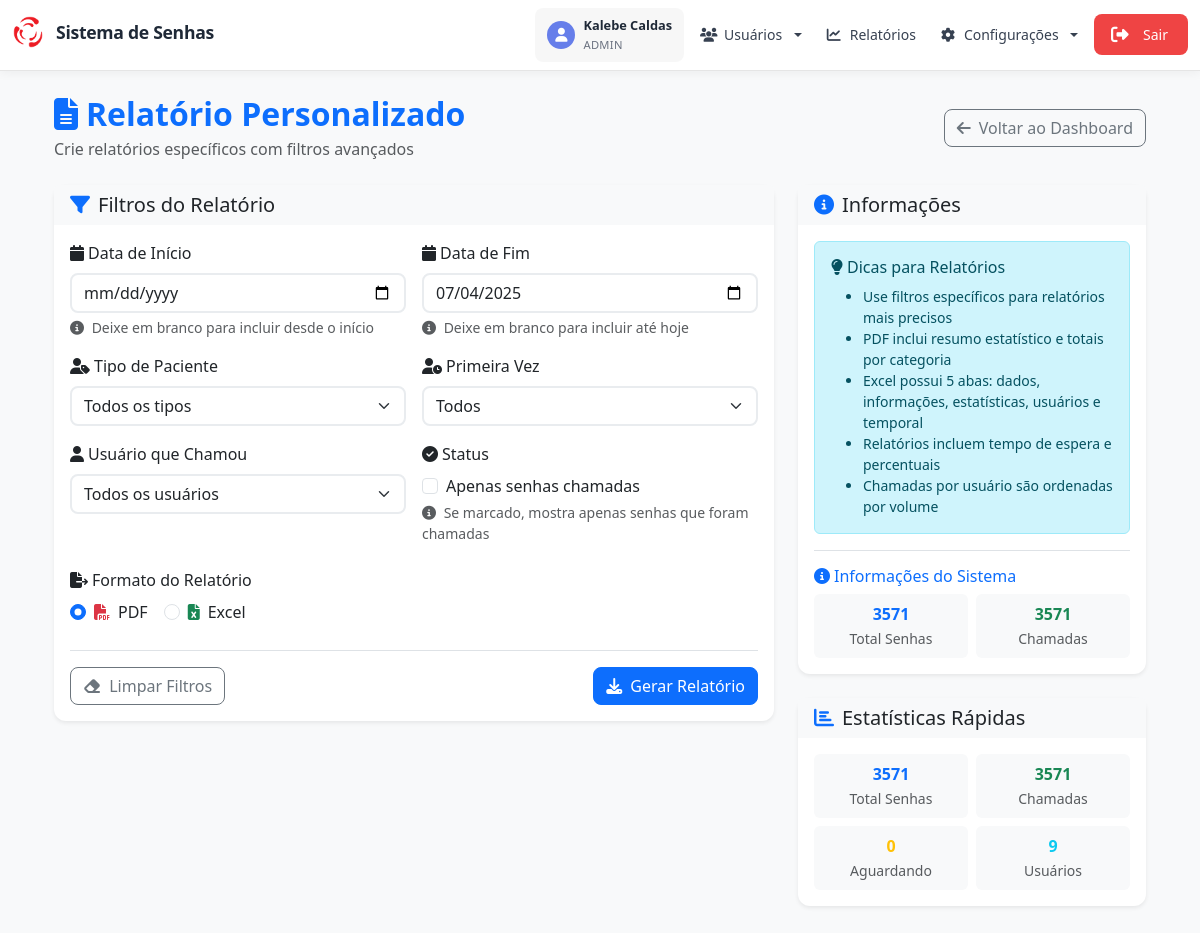
/relatorio_personalizado (signed in), run on the app's committed database.
### app/models.py (models this page shows, shortened)
class ConfiguracaoSistema(db.Model):
    id                = db.Column(db.Integer, primary_key=True)
    cor_fundo         = db.Column(db.String(7), default="#000000")
    cor_texto         = db.Column(db.String(7), default="#FFFFFF")
    cor_rodape        = db.Column(db.String(7), default="#000000")
    logo_path         = db.Column(db.String(255), default="img/logo.png")
    video_path        = db.Column(db.String(255), default="videos/fundo.mp4")
    contorno_senha    = db.Column(db.String(20), default="#000000")
    linha_senha       = db.Column(db.String(20), default="red")
    fundo_senha       = db.Column(db.String(50), default="rgba(255, 255, 255, 0.03)")
    destaque_senha    = db.Column(db.String(20), default="red")
    cor_bemvindo      = db.Column(db.String(20), default="white")
    frase_bemvindo    = db.Column(db.String(100), default="BEM-VINDO AO IAAM")
    cor_hora          = db.Column(db.String(20), default="white")
    voz_azure         = db.Column(db.String(100), default="pt-BR-FranciscaNeural")
    tipo_prioridade     = db.Column(db.String(20), default='intercalamento')  # intercalamento, peso ou alternancia
    intercalamento_valor = db.Column(db.Integer, default=2)
    peso_normal         = db.Column(db.Integer, default=1)
    peso_preferencial   = db.Column(db.Integer, default=3)
    tolerancia_minutos  = db.Column(db.Integer, default=5)

class Usuario(UserMixin, db.Model):
    id     = db.Column(db.Integer, primary_key=True)
    nome   = db.Column(db.String(150), nullable=False)
    email  = db.Column(db.String(150), unique=True, nullable=False)
    senha  = db.Column(db.String(150), nullable=False)
    tipo   = db.Column(db.Enum(Papel), default=Papel.USUARIO, nullable=False)

### app/routes.py (the view)
@bp.route('/relatorio_personalizado')
@login_required
def relatorio_personalizado():
    config = ConfiguracaoSistema.query.first()
    usuarios = Usuario.query.all()
    tipos_paciente = db.session.query(Senha.tipo_paciente).distinct().all()
    total_senhas = Senha.query.count()
    senhas_chamadas = Senha.query.filter_by(chamado=True).count()
    senhas_aguardando = Senha.query.filter_by(chamado=False).count()
    return render_template('relatorio_personalizado.html',
                         config=config,
                         usuarios=usuarios,
                         tipos_paciente=tipos_paciente,
                         total_senhas=total_senhas,
                         senhas_chamadas=senhas_chamadas,
                         senhas_aguardando=senhas_aguardando)

### app/templates/relatorio_personalizado.html (shortened to what this page needs)
{% extends "base.html" %}
{% block content %}
<div class="container-fluid" style="padding-bottom: 2rem;">
  <div class="d-flex justify-content-between align-items-center mb-4">
    <div>
      <h2 class="fw-bold text-primary mb-1">
        <i class="fas fa-file-alt me-2"></i>Relatório Personalizado
      </h2>
      <p class="text-muted mb-0">Crie relatórios específicos com filtros avançados</p>
    </div>
    <a href="{{ url_for('main.relatorios') }}" class="btn btn-outline-secondary d-flex align-items-center gap-2">
      <i class="fas fa-arrow-left"></i>
      <span>Voltar ao Dashboard</span>
    </a>
  </div>
  <div class="row">
    <div class="col-lg-8">
      <div class="card shadow-sm border-0">
        <div class="card-header bg-light border-0">
          <h5 class="card-title mb-0">
            <i class="fas fa-filter me-2 text-primary"></i>Filtros do Relatório
          </h5>
        </div>
        <div class="card-body">
          <form method="post" action="{{ url_for('main.gerar_relatorio') }}" id="relatorio-form">
            <div class="row g-3">
              <div class="col-md-6">
                <label for="data_inicio" class="form-label fw-medium">
                  <i class="fas fa-calendar me-1"></i>Data de Início
                </label>
                <input type="date" name="data_inicio" id="data_inicio" class="form-control">
                <div class="form-text">
                  <i class="fas fa-info-circle me-1"></i>
                  Deixe em branco para incluir desde o início
                </div>
              </div>
              <div class="col-md-6">
                <label for="data_fim" class="form-label fw-medium">
                  <i class="fas fa-calendar me-1"></i>Data de Fim
                </label>
                <input type="date" name="data_fim" id="data_fim" class="form-control">
                <div class="form-text">
                  <i class="fas fa-info-circle me-1"></i>
                  Deixe em branco para incluir até hoje
                </div>
              </div>
              <div class="col-md-6">
                <label for="tipo_paciente" class="form-label fw-medium">
                  <i class="fas fa-user-tag me-1"></i>Tipo de Paciente
                </label>
                <select name="tipo_paciente" id="tipo_paciente" class="form-select">
                  <option value="">Todos os tipos</option>
                </select>
              </div>
              <div class="col-md-6">
                <label for="primeira_vez" class="form-label fw-medium">
                  <i class="fas fa-user-clock me-1"></i>Primeira Vez
                </label>
                <select name="primeira_vez" id="primeira_vez" class="form-select">
                  <option value="">Todos</option>
                </select>
              </div>
              <div class="col-md-6">
                <label for="usuario_id" class="form-label fw-medium">
                  <i class="fas fa-user me-1"></i>Usuário que Chamou
                </label>
                <select name="usuario_id" id="usuario_id" class="form-select">
                  <option value="">Todos os usuários</option>
                </select>
              </div>
              <div class="col-md-6">
                <label class="form-label fw-medium">
                  <i class="fas fa-check-circle me-1"></i>Status
                </label>
                <div class="form-check">
                  <input type="checkbox" name="chamadas_apenas" id="chamadas_apenas" class="form-check-input">
                  <label for="chamadas_apenas" class="form-check-label">
                    Apenas senhas chamadas
                  </label>
                </div>
                <div class="form-text">
                  <i class="fas fa-info-circle me-1"></i>
                  Se marcado, mostra apenas senhas que foram chamadas
                </div>
              </div>
            </div>
            <div class="row mt-4">
              <div class="col-12">
                <label class="form-label fw-medium">
                  <i class="fas fa-file-export me-1"></i>Formato do Relatório
                </label>
                <div class="d-flex gap-3">
                  <div class="form-check">
                    <input type="radio" name="formato" value="pdf" id="formato_pdf" class="form-check-input" checked>
                    <label for="formato_pdf" class="form-check-label d-flex align-items-center gap-2">
                      <i class="fas fa-file-pdf text-danger"></i>
                      PDF
                    </label>
                  </div>
                  <div class="form-check">
                    <input type="radio" name="formato" value="excel" id="formato_excel" class="form-check-input">
                    <label for="formato_excel" class="form-check-label d-flex align-items-center gap-2">
                      <i class="fas fa-file-excel text-success"></i>
                      Excel
                    </label>
                  </div>
                </div>
              </div>
            </div>
            <div class="d-flex justify-content-between align-items-center mt-4 pt-3 border-top">
              <button type="button" class="btn btn-outline-secondary" onclick="limparFiltros()">
                <i class="fas fa-eraser me-1"></i>
                Limpar Filtros
              </button>
              <button type="submit" class="btn btn-primary d-flex align-items-center gap-2">
                <i class="fas fa-download"></i>
                <span>Gerar Relatório</span>
              </button>
            </div>
          </form>
        </div>
      </div>
    </div>
    <div class="col-lg-4">
      <div class="card shadow-sm border-0 mb-4">
        <div class="card-header bg-light border-0">
          <h5 class="card-title mb-0">
            <i class="fas fa-info-circle me-2 text-primary"></i>Informações
          </h5>
        </div>
        <div class="card-body">
          <div class="alert alert-info alert-permanent mb-3">
            <h6 class="alert-heading">
              <i class="fas fa-lightbulb me-1"></i>Dicas para Relatórios
            </h6>
            <ul class="mb-0 small">
              <li>Use filtros específicos para relatórios mais precisos</li>
              <li>PDF inclui resumo estatístico e totais por categoria</li>
              <li>Excel possui 5 abas: dados, informações, estatísticas, usuários e temporal</li>
              <li>Relatórios incluem tempo de espera e percentuais</li>
              <li>Chamadas por usuário são ordenadas por volume</li>
            </ul>
          </div>
          <div class="border-top pt-3">
            <h6 class="fw-medium text-primary mb-2">
              <i class="fas fa-info-circle me-1"></i>Informações do Sistema
            </h6>
            <div class="row g-2 text-center">
              <div class="col-6">
                <div class="p-2 bg-light rounded">
                  <div class="fw-bold text-primary">{{ total_senhas or 0 }}</div>
                  <small class="text-muted">Total Senhas</small>
                </div>
              </div>
              <div class="col-6">
                <div class="p-2 bg-light rounded">
                  <div class="fw-bold text-success">{{ senhas_chamadas or 0 }}</div>
                  <small class="text-muted">Chamadas</small>
                </div>
              </div>
            </div>
          </div>
        </div>
      </div>
      <div class="card shadow-sm border-0">
        <div class="card-header bg-light border-0">
          <h5 class="card-title mb-0">
            <i class="fas fa-chart-bar me-2 text-primary"></i>Estatísticas Rápidas
          </h5>
        </div>
        <div class="card-body">
          <div class="row g-2">
            <div class="col-6">
              <div class="text-center p-2 bg-light rounded">
                <div class="fw-bold text-primary">{{ total_senhas or 0 }}</div>
                <small class="text-muted">Total Senhas</small>
              </div>
            </div>
            <div class="col-6">
              <div class="text-center p-2 bg-light rounded">
                <div class="fw-bold text-success">{{ senhas_chamadas or 0 }}</div>
                <small class="text-muted">Chamadas</small>
              </div>
            </div>
            <div class="col-6">
              <div class="text-center p-2 bg-light rounded">
                <div class="fw-bold text-warning">{{ senhas_aguardando or 0 }}</div>
                <small class="text-muted">Aguardando</small>
              </div>
            </div>
            <div class="col-6">
              <div class="text-center p-2 bg-light rounded">
                <div class="fw-bold text-info">{{ usuarios|length }}</div>
                <small class="text-muted">Usuários</small>
              </div>
            </div>
          </div>
        </div>
      </div>
    </div>
  </div>
</div>
{% endblock %}

### app/templates/partials/navbar.html (shortened to what this page needs)
<nav class="navbar navbar-expand-lg navbar-modern">
  <div class="container-fluid">
    <div class="navbar-brand-container">
      {% if current_user.tipo.value == 'admin' %}
      <form action="{{ url_for('main.painel') }}" method="GET" class="brand-form">
        <button type="submit" class="brand-button">
          <div class="brand-content">
            <img src="{{ url_for('static', filename=config.logo_path) }}" alt="Logo" class="brand-logo">
            <span class="brand-text">Sistema de Senhas</span>
          </div>
        </button>
      </form>
      {% endif %}
    </div>
    <div class="collapse navbar-collapse justify-content-end" id="navbarNav">
      <ul class="navbar-nav align-items-center">
        <li class="nav-item">
          <div class="user-profile">
            <div class="user-avatar">
              <i class="fas fa-user"></i>
            </div>
            <div class="user-info">
              <span class="user-name">{{ current_user.nome }}</span>
              <span class="user-role">{{ 'Admin' if current_user.tipo.value == 'admin' else 'Usuário' }}</span>
            </div>
          </div>
        </li>
        {% if current_user.tipo.value == 'admin' %}
        <li class="nav-item dropdown">
          <a class="nav-link dropdown-toggle"
             href="#" id="dropdownUsuarios" role="button" data-bs-toggle="dropdown" aria-expanded="false">
            <i class="fas fa-users"></i>
            <span>Usuários</span>
          </a>
        </li>
        <li class="nav-item">
          <a class="nav-link" href="{{ url_for('main.relatorios') }}">
            <i class="fas fa-chart-line"></i>
            <span>Relatórios</span>
          </a>
        </li>
        <li class="nav-item dropdown">
          <a class="nav-link dropdown-toggle"
             href="#" id="dropdownEditar" role="button" data-bs-toggle="dropdown" aria-expanded="false">
            <i class="fas fa-cog"></i>
            <span>Configurações</span>
          </a>
        </li>
        {% endif %}
        <li class="nav-item">
          <a class="nav-link logout-button" href="{{ url_for('main.logout') }}">
            <i class="fas fa-sign-out-alt"></i>
            <span>Sair</span>
          </a>
        </li>
      </ul>
    </div>
  </div>
</nav>

### data on the page
ConfiguracaoSistema: logo_path (picture)
Usuario: nome "Kalebe Caldas", tipo "ADMIN"

### other printed values
{{ total_senhas or 0 }} "3571"
{{ senhas_chamadas or 0 }} "3571"
{{ senhas_aguardando or 0 }} "0"
{{ usuarios|length }} "9"
